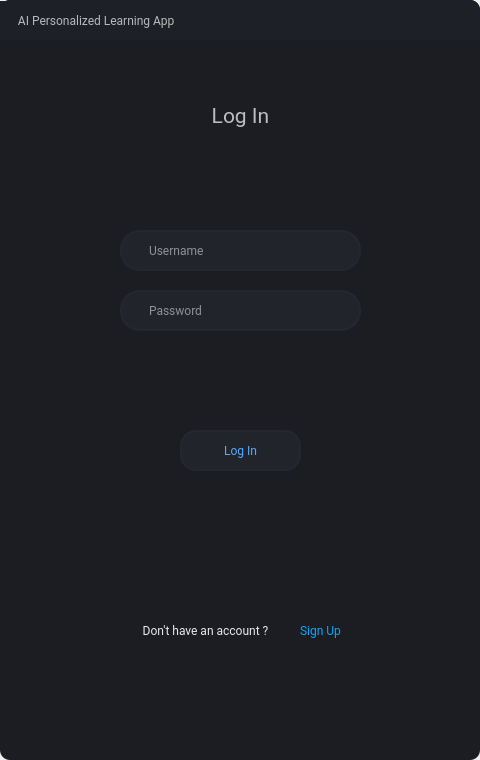
<?xml version="1.0" encoding="UTF-8"?>
<ui version="4.0">
 <class>Dialog</class>
 <widget class="QDialog" name="Dialog">
  <property name="geometry">
   <rect>
    <x>0</x>
    <y>0</y>
    <width>480</width>
    <height>760</height>
   </rect>
  </property>
  <property name="windowTitle">
   <string>Dialog</string>
  </property>
  <property name="styleSheet">
   <string notr="true"/>
  </property>
  <layout class="QVBoxLayout" name="verticalLayout">
   <property name="spacing">
    <number>0</number>
   </property>
   <property name="leftMargin">
    <number>0</number>
   </property>
   <property name="topMargin">
    <number>0</number>
   </property>
   <property name="rightMargin">
    <number>0</number>
   </property>
   <property name="bottomMargin">
    <number>0</number>
   </property>
   <item>
    <widget class="QFrame" name="drop_shadow_frame">
     <property name="styleSheet">
      <string notr="true">QFrame{
	border-radius:10px;
}
</string>
     </property>
     <property name="frameShape">
      <enum>QFrame::StyledPanel</enum>
     </property>
     <property name="frameShadow">
      <enum>QFrame::Raised</enum>
     </property>
     <layout class="QVBoxLayout" name="verticalLayout_2">
      <property name="spacing">
       <number>0</number>
      </property>
      <property name="leftMargin">
       <number>0</number>
      </property>
      <property name="topMargin">
       <number>0</number>
      </property>
      <property name="rightMargin">
       <number>0</number>
      </property>
      <property name="bottomMargin">
       <number>0</number>
      </property>
      <item>
       <widget class="QFrame" name="frame">
        <property name="minimumSize">
         <size>
          <width>0</width>
          <height>40</height>
         </size>
        </property>
        <property name="maximumSize">
         <size>
          <width>16777215</width>
          <height>40</height>
         </size>
        </property>
        <property name="styleSheet">
         <string notr="true">background-color:rgb(29, 32, 38);
border-bottom-left-radius:0px;
border-bottom-right-radius:0px;</string>
        </property>
        <property name="frameShape">
         <enum>QFrame::StyledPanel</enum>
        </property>
        <property name="frameShadow">
         <enum>QFrame::Raised</enum>
        </property>
        <layout class="QHBoxLayout" name="horizontalLayout">
         <property name="spacing">
          <number>0</number>
         </property>
         <property name="leftMargin">
          <number>0</number>
         </property>
         <property name="topMargin">
          <number>0</number>
         </property>
         <property name="rightMargin">
          <number>0</number>
         </property>
         <property name="bottomMargin">
          <number>0</number>
         </property>
         <item>
          <widget class="QFrame" name="frame_5">
           <property name="frameShape">
            <enum>QFrame::StyledPanel</enum>
           </property>
           <property name="frameShadow">
            <enum>QFrame::Raised</enum>
           </property>
           <layout class="QHBoxLayout" name="horizontalLayout_2">
            <property name="spacing">
             <number>0</number>
            </property>
            <property name="leftMargin">
             <number>0</number>
            </property>
            <property name="topMargin">
             <number>0</number>
            </property>
            <property name="rightMargin">
             <number>0</number>
            </property>
            <property name="bottomMargin">
             <number>0</number>
            </property>
            <item>
             <widget class="QPushButton" name="pushButton">
              <property name="minimumSize">
               <size>
                <width>0</width>
                <height>38</height>
               </size>
              </property>
              <property name="maximumSize">
               <size>
                <width>16777215</width>
                <height>38</height>
               </size>
              </property>
              <property name="font">
               <font>
                <family>Roboto</family>
               </font>
              </property>
              <property name="focusPolicy">
               <enum>Qt::NoFocus</enum>
              </property>
              <property name="styleSheet">
               <string notr="true">color: rgb(185, 185, 185);
text-align: left;
padding-left:15px;</string>
              </property>
              <property name="text">
               <string> AI Personalized Learning App</string>
              </property>
              <property name="icon">
               <iconset>
                <normaloff>Reqs/app_icon.png</normaloff>Reqs/app_icon.png</iconset>
              </property>
              <property name="iconSize">
               <size>
                <width>25</width>
                <height>25</height>
               </size>
              </property>
             </widget>
            </item>
           </layout>
          </widget>
         </item>
         <item>
          <widget class="QPushButton" name="button_close">
           <property name="minimumSize">
            <size>
             <width>0</width>
             <height>0</height>
            </size>
           </property>
           <property name="maximumSize">
            <size>
             <width>60</width>
             <height>40</height>
            </size>
           </property>
           <property name="focusPolicy">
            <enum>Qt::NoFocus</enum>
           </property>
           <property name="styleSheet">
            <string notr="true">QPushButton{
	border:none;
	border-top-right-radius:10px;
}
QPushButton:hover{
	background-color:rgb(232, 0, 116)
}</string>
           </property>
           <property name="text">
            <string/>
           </property>
           <property name="icon">
            <iconset>
             <normaloff>Reqs/close-24 copy.png</normaloff>Reqs/close-24 copy.png</iconset>
           </property>
           <property name="iconSize">
            <size>
             <width>25</width>
             <height>25</height>
            </size>
           </property>
          </widget>
         </item>
        </layout>
       </widget>
      </item>
      <item>
       <widget class="QFrame" name="frame_2">
        <property name="styleSheet">
         <string notr="true">border-top-left-radius:0px;
border-top-right-radius:0px;</string>
        </property>
        <property name="frameShape">
         <enum>QFrame::StyledPanel</enum>
        </property>
        <property name="frameShadow">
         <enum>QFrame::Raised</enum>
        </property>
        <widget class="QStackedWidget" name="stackedWidget">
         <property name="geometry">
          <rect>
           <x>0</x>
           <y>0</y>
           <width>480</width>
           <height>720</height>
          </rect>
         </property>
         <property name="styleSheet">
          <string notr="true"/>
         </property>
         <property name="currentIndex">
          <number>1</number>
         </property>
         <widget class="QWidget" name="signup_page">
          <widget class="QFrame" name="frame_3">
           <property name="geometry">
            <rect>
             <x>0</x>
             <y>0</y>
             <width>480</width>
             <height>720</height>
            </rect>
           </property>
           <property name="styleSheet">
            <string notr="true">background-color:rgb(27, 29, 35)</string>
           </property>
           <property name="frameShape">
            <enum>QFrame::StyledPanel</enum>
           </property>
           <property name="frameShadow">
            <enum>QFrame::Raised</enum>
           </property>
           <widget class="QLabel" name="label">
            <property name="geometry">
             <rect>
              <x>10</x>
              <y>60</y>
              <width>461</width>
              <height>31</height>
             </rect>
            </property>
            <property name="font">
             <font>
              <family>Roboto</family>
              <pointsize>16</pointsize>
             </font>
            </property>
            <property name="styleSheet">
             <string notr="true">color:rgba(255, 255, 255, 180);</string>
            </property>
            <property name="text">
             <string>SIGN UP</string>
            </property>
            <property name="alignment">
             <set>Qt::AlignCenter</set>
            </property>
           </widget>
           <widget class="QLineEdit" name="email_lineEdit">
            <property name="geometry">
             <rect>
              <x>120</x>
              <y>210</y>
              <width>241</width>
              <height>41</height>
             </rect>
            </property>
            <property name="font">
             <font>
              <family>Roboto</family>
             </font>
            </property>
            <property name="styleSheet">
             <string notr="true">QLineEdit{
	border:2px solid rgb(37,39,48);
   	border-radius:20px;
    background-color:rgb(34,36,44);
    color:#FFF;
    padding-left:25px;
    padding-right:25px;
}
QLineEdit:hover{
    border:2px solid rgb(48,50,62);
}
QLineEdit:focus{
	border:2px solid rgb(85,170,255);
}</string>
            </property>
            <property name="text">
             <string/>
            </property>
            <property name="alignment">
             <set>Qt::AlignLeading|Qt::AlignLeft|Qt::AlignVCenter</set>
            </property>
            <property name="placeholderText">
             <string>Email</string>
            </property>
           </widget>
           <widget class="QLineEdit" name="pass_lineEdit">
            <property name="geometry">
             <rect>
              <x>120</x>
              <y>270</y>
              <width>241</width>
              <height>41</height>
             </rect>
            </property>
            <property name="font">
             <font>
              <family>Roboto</family>
             </font>
            </property>
            <property name="styleSheet">
             <string notr="true">QLineEdit{
	border:2px solid rgb(37,39,48);
   	border-radius:20px;
    background-color:rgb(34,36,44);
    color:#FFF;
    padding-left:25px;
    padding-right:25px;
}
QLineEdit:hover{
    border:2px solid rgb(48,50,62);
}
QLineEdit:focus{
	border:2px solid rgb(85,170,255);
}</string>
            </property>
            <property name="text">
             <string/>
            </property>
            <property name="alignment">
             <set>Qt::AlignLeading|Qt::AlignLeft|Qt::AlignVCenter</set>
            </property>
            <property name="placeholderText">
             <string>Password</string>
            </property>
           </widget>
           <widget class="QPushButton" name="signup_button">
            <property name="geometry">
             <rect>
              <x>180</x>
              <y>390</y>
              <width>121</width>
              <height>41</height>
             </rect>
            </property>
            <property name="font">
             <font>
              <family>Roboto</family>
              <pointsize>9</pointsize>
             </font>
            </property>
            <property name="cursor">
             <cursorShape>PointingHandCursor</cursorShape>
            </property>
            <property name="styleSheet">
             <string notr="true">QPushButton{
      border-radius:16px;
      border:2px solid rgb(37,39,48);
      background-color:rgb(34,36,44);
      color:rgb(85,170,255);
      font-size:9pt;
}
QPushButton:hover{
      border:2px solid rgb(114, 254, 120);
}</string>
            </property>
            <property name="text">
             <string>Sign Up</string>
            </property>
           </widget>
           <widget class="QLabel" name="label_2">
            <property name="geometry">
             <rect>
              <x>120</x>
              <y>580</y>
              <width>181</width>
              <height>20</height>
             </rect>
            </property>
            <property name="font">
             <font>
              <family>Roboto</family>
              <pointsize>9</pointsize>
             </font>
            </property>
            <property name="styleSheet">
             <string notr="true">color:rgba(255, 255, 255, 230);</string>
            </property>
            <property name="text">
             <string>Already have an account ?</string>
            </property>
            <property name="alignment">
             <set>Qt::AlignCenter</set>
            </property>
           </widget>
           <widget class="QPushButton" name="login_page_button">
            <property name="geometry">
             <rect>
              <x>300</x>
              <y>580</y>
              <width>61</width>
              <height>20</height>
             </rect>
            </property>
            <property name="font">
             <font>
              <family>Roboto</family>
              <pointsize>9</pointsize>
             </font>
            </property>
            <property name="focusPolicy">
             <enum>Qt::NoFocus</enum>
            </property>
            <property name="styleSheet">
             <string notr="true">QPushButton{
	color: rgb(0, 170, 255);
	border:none;
	background:none;
}</string>
            </property>
            <property name="text">
             <string>Log in</string>
            </property>
           </widget>
           <widget class="QLabel" name="info_label">
            <property name="geometry">
             <rect>
              <x>10</x>
              <y>320</y>
              <width>461</width>
              <height>41</height>
             </rect>
            </property>
            <property name="font">
             <font>
              <family>Roboto Medium</family>
              <pointsize>8</pointsize>
             </font>
            </property>
            <property name="focusPolicy">
             <enum>Qt::NoFocus</enum>
            </property>
            <property name="styleSheet">
             <string notr="true">color:rgb(255, 0, 0);</string>
            </property>
            <property name="text">
             <string/>
            </property>
            <property name="alignment">
             <set>Qt::AlignCenter</set>
            </property>
            <property name="wordWrap">
             <bool>true</bool>
            </property>
           </widget>
           <widget class="QLineEdit" name="uname_lineEdit">
            <property name="geometry">
             <rect>
              <x>120</x>
              <y>150</y>
              <width>241</width>
              <height>41</height>
             </rect>
            </property>
            <property name="font">
             <font>
              <family>Roboto</family>
             </font>
            </property>
            <property name="styleSheet">
             <string notr="true">QLineEdit{
	border:2px solid rgb(37,39,48);
   	border-radius:20px;
    background-color:rgb(34,36,44);
    color:#FFF;
    padding-left:25px;
    padding-right:25px;
}
QLineEdit:hover{
    border:2px solid rgb(48,50,62);
}
QLineEdit:focus{
	border:2px solid rgb(85,170,255);
}</string>
            </property>
            <property name="text">
             <string/>
            </property>
            <property name="alignment">
             <set>Qt::AlignLeading|Qt::AlignLeft|Qt::AlignVCenter</set>
            </property>
            <property name="placeholderText">
             <string>Username</string>
            </property>
           </widget>
          </widget>
         </widget>
         <widget class="QWidget" name="login_page">
          <widget class="QFrame" name="frame_4">
           <property name="geometry">
            <rect>
             <x>0</x>
             <y>0</y>
             <width>480</width>
             <height>720</height>
            </rect>
           </property>
           <property name="styleSheet">
            <string notr="true">background-color:rgb(27, 29, 35)</string>
           </property>
           <property name="frameShape">
            <enum>QFrame::StyledPanel</enum>
           </property>
           <property name="frameShadow">
            <enum>QFrame::Raised</enum>
           </property>
           <widget class="QLabel" name="label_3">
            <property name="geometry">
             <rect>
              <x>10</x>
              <y>60</y>
              <width>461</width>
              <height>31</height>
             </rect>
            </property>
            <property name="font">
             <font>
              <family>Roboto</family>
              <pointsize>16</pointsize>
             </font>
            </property>
            <property name="styleSheet">
             <string notr="true">color:rgba(255, 255, 255, 180);</string>
            </property>
            <property name="text">
             <string>Log In</string>
            </property>
            <property name="alignment">
             <set>Qt::AlignCenter</set>
            </property>
           </widget>
           <widget class="QLineEdit" name="uid_lineEdit_2">
            <property name="geometry">
             <rect>
              <x>120</x>
              <y>190</y>
              <width>241</width>
              <height>41</height>
             </rect>
            </property>
            <property name="font">
             <font>
              <family>Roboto</family>
             </font>
            </property>
            <property name="styleSheet">
             <string notr="true">QLineEdit{
	border:2px solid rgb(37,39,48);
   	border-radius:20px;
    background-color:rgb(34,36,44);
    color:#FFF;
    padding-left:25px;
    padding-right:25px;
}
QLineEdit:hover{
    border:2px solid rgb(48,50,62);
}
QLineEdit:focus{
	border:2px solid rgb(85,170,255);
}</string>
            </property>
            <property name="text">
             <string/>
            </property>
            <property name="alignment">
             <set>Qt::AlignLeading|Qt::AlignLeft|Qt::AlignVCenter</set>
            </property>
            <property name="placeholderText">
             <string>Username</string>
            </property>
           </widget>
           <widget class="QLineEdit" name="pass_lineEdit_2">
            <property name="geometry">
             <rect>
              <x>120</x>
              <y>250</y>
              <width>241</width>
              <height>41</height>
             </rect>
            </property>
            <property name="font">
             <font>
              <family>Roboto</family>
             </font>
            </property>
            <property name="styleSheet">
             <string notr="true">QLineEdit{
	border:2px solid rgb(37,39,48);
   	border-radius:20px;
    background-color:rgb(34,36,44);
    color:#FFF;
    padding-left:25px;
    padding-right:25px;
}
QLineEdit:hover{
    border:2px solid rgb(48,50,62);
}
QLineEdit:focus{
	border:2px solid rgb(85,170,255);
}</string>
            </property>
            <property name="text">
             <string/>
            </property>
            <property name="alignment">
             <set>Qt::AlignLeading|Qt::AlignLeft|Qt::AlignVCenter</set>
            </property>
            <property name="placeholderText">
             <string>Password</string>
            </property>
           </widget>
           <widget class="QPushButton" name="login_button">
            <property name="geometry">
             <rect>
              <x>180</x>
              <y>390</y>
              <width>121</width>
              <height>41</height>
             </rect>
            </property>
            <property name="font">
             <font>
              <family>Roboto</family>
              <pointsize>9</pointsize>
             </font>
            </property>
            <property name="cursor">
             <cursorShape>PointingHandCursor</cursorShape>
            </property>
            <property name="styleSheet">
             <string notr="true">QPushButton{
      border-radius:16px;
      border:2px solid rgb(37,39,48);
      background-color:rgb(34,36,44);
      color:rgb(85,170,255);
      font-size:9pt;
}
QPushButton:hover{
      /*border:2px solid rgb(114, 254, 120); */
	border: 2px solid rgb(231, 0, 116);
}</string>
            </property>
            <property name="text">
             <string>Log In</string>
            </property>
           </widget>
           <widget class="QLabel" name="label_4">
            <property name="geometry">
             <rect>
              <x>120</x>
              <y>580</y>
              <width>171</width>
              <height>20</height>
             </rect>
            </property>
            <property name="font">
             <font>
              <family>Roboto</family>
              <pointsize>9</pointsize>
             </font>
            </property>
            <property name="styleSheet">
             <string notr="true">color:rgba(255, 255, 255, 230);</string>
            </property>
            <property name="text">
             <string>Don't have an account ?</string>
            </property>
            <property name="alignment">
             <set>Qt::AlignCenter</set>
            </property>
           </widget>
           <widget class="QPushButton" name="signup_page_button">
            <property name="geometry">
             <rect>
              <x>290</x>
              <y>580</y>
              <width>61</width>
              <height>20</height>
             </rect>
            </property>
            <property name="font">
             <font>
              <family>Roboto</family>
              <pointsize>9</pointsize>
             </font>
            </property>
            <property name="focusPolicy">
             <enum>Qt::NoFocus</enum>
            </property>
            <property name="styleSheet">
             <string notr="true">QPushButton{
	color: rgb(0, 170, 255);
	border:none;
	background:none;
}</string>
            </property>
            <property name="text">
             <string>Sign Up</string>
            </property>
           </widget>
           <widget class="QLabel" name="info_label2">
            <property name="geometry">
             <rect>
              <x>10</x>
              <y>300</y>
              <width>461</width>
              <height>31</height>
             </rect>
            </property>
            <property name="font">
             <font>
              <family>Roboto Medium</family>
              <pointsize>8</pointsize>
             </font>
            </property>
            <property name="styleSheet">
             <string notr="true">color:rgb(255, 0, 0);</string>
            </property>
            <property name="text">
             <string/>
            </property>
            <property name="alignment">
             <set>Qt::AlignCenter</set>
            </property>
           </widget>
          </widget>
         </widget>
        </widget>
       </widget>
      </item>
     </layout>
    </widget>
   </item>
  </layout>
 </widget>
 <resources/>
 <connections/>
</ui>
